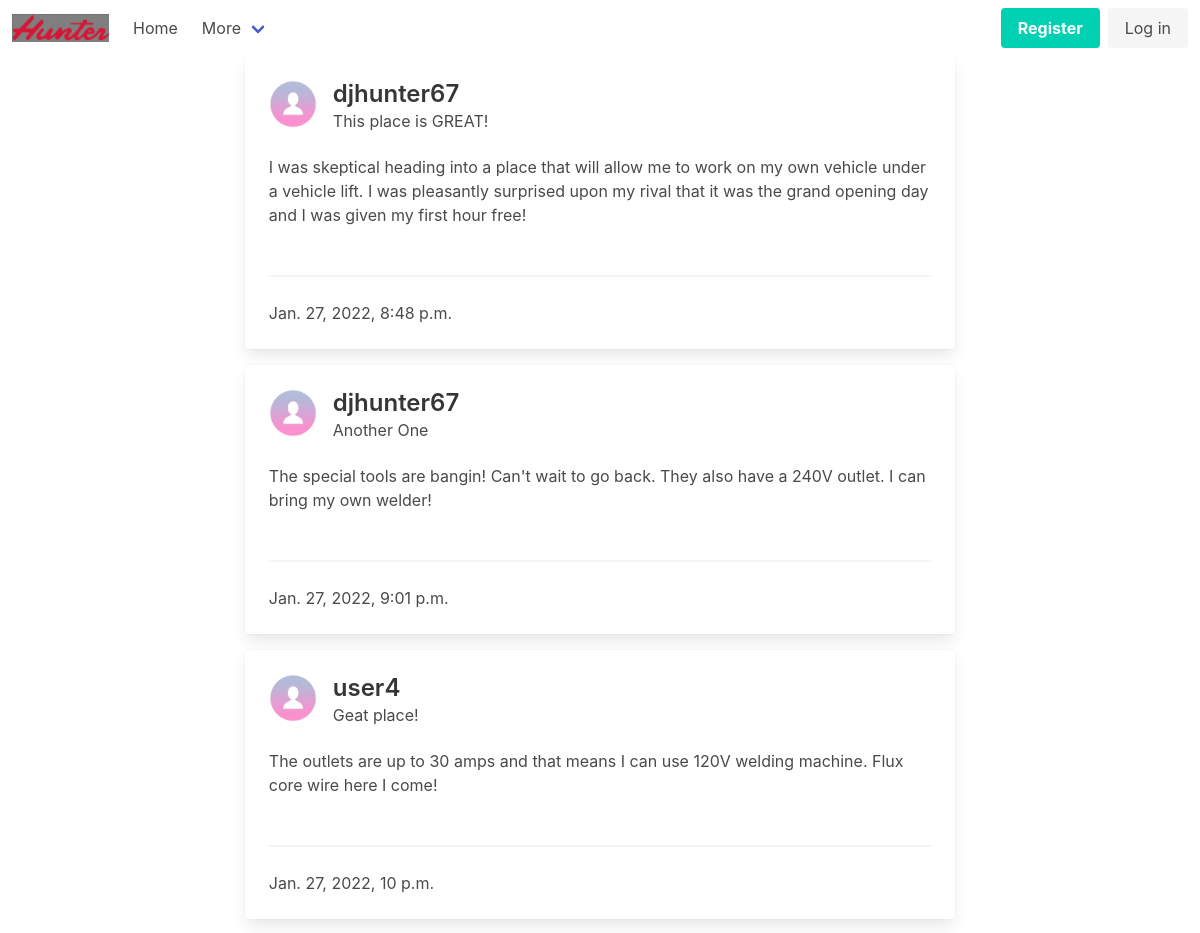
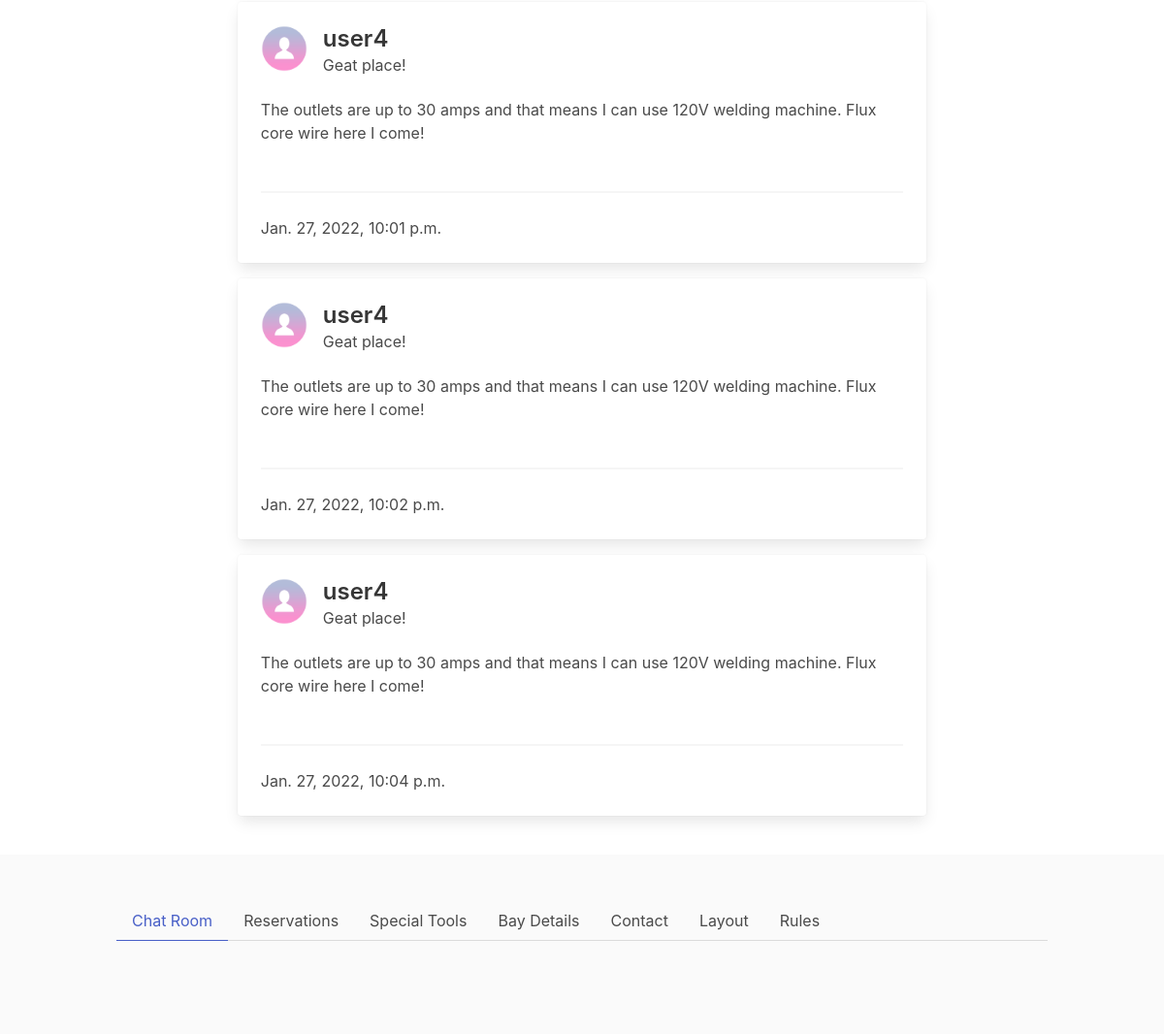
/blog/, run on an earlier commit of the app's database (2 pictures, top to bottom).
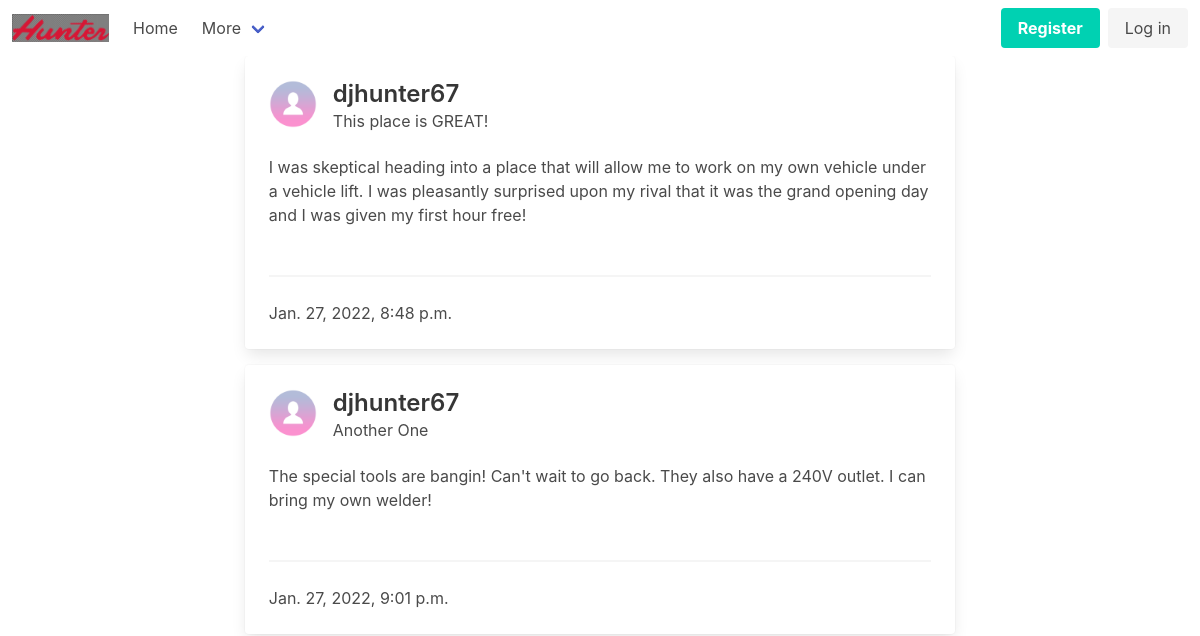
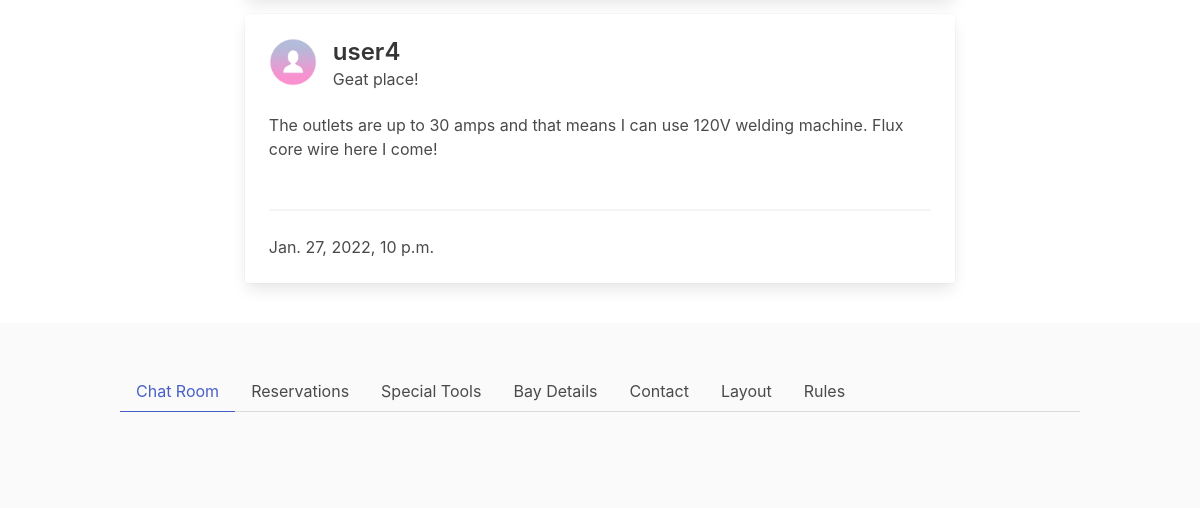
And on a later commit of the database (2 pictures, top to bottom).
### blog/models.py (models this page shows)
class BlogPost(models.Model):
    title = models.CharField(max_length=40)
    body = models.TextField(max_length=200)
    user = models.ForeignKey(
        DIYUsers, on_delete=models.CASCADE, related_name='blog_posts')
    public = models.BooleanField(default=False)
    date_created = models.DateTimeField(auto_now_add=True)
    date_edited = models.DateTimeField(auto_now=True)

### diy_users/models.py (models this page shows)
class DIYUsers(AbstractUser):
    phone_regex = RegexValidator(
        regex=r'\d{10}', message="Phone number must be entered in the format: '+999999999'. 10 digits allowed.")
    phone_number = models.CharField(
        validators=[phone_regex], max_length=17, blank=False)  # validators should be a list
    date_added = models.DateField(auto_now_add=True)
    avatar = models.ImageField(
        upload_to=upload_path, default="../static/img/default_avt.png")
    first_name = models.CharField(_('first name'), max_length=150, blank=False)
    last_name = models.CharField(_('last name'), max_length=150, blank=False)
    email = models.EmailField(_('email address'), blank=False)
    def __str__(self) -> str:
        return self.username

### blog/views.py (the view)
# urls.py: path('', views.blog, name='blog'),
def blog(request):
    print("something")
    if request.method == 'GET':
        all_posts = BlogPost.objects.all()
        print(all_posts)
        return render(request, "blog.html", {"posts": all_posts})

### capstone/templates/blog.html (shortened to what this page needs)
{% extends 'base.html' %}
{% load static %}
{% block header %}
<nav class="navbar" role="navigation" aria-label="main navigation">
    <div class="navbar-brand">
        <a class="navbar-item" href="https://christerpher.github.io">
            <img src="{% static 'img/Logo.png' %}">
        </a>
    </div>
    <div id="navbarBasicExample" class="navbar-menu">
        <div class="navbar-start">
            <a class="navbar-item" href="{% url 'hunter_diy_garage:index' %}">
                Home
            </a>
            <div class="navbar-item has-dropdown is-hoverable">
                <a class="navbar-link">
                    More
                </a>
            </div>
        </div>
        <div class="navbar-end">
            <div class="navbar-item">
                <div class="buttons">
                    {% if request.user.is_authenticated %}
                    <a href="{% url 'diy_users:logout' %}" class="button is-warning">
                        Logout
                    </a>
                    {% else %}
                    <a class="button is-primary" href="{% url 'diy_users:register' %}">
                        <strong>Register</strong>
                    </a>
                    <a class="button is-light" href="{% url 'diy_users:login' %}">
                        Log in
                    </a>
                    {% endif %}
                </div>
            </div>
        </div>
    </div>
</nav>
{% endblock header %}
{% block content %}
{% for post in posts %}
<div class="card mb-4">
    <div class="card-content">
        <div class="media">
            <div class="media-left">
                <figure class="image is-48x48">
                    <img src="{% static 'img/default_avt.png' %}" alt="Placeholder image">
                </figure>
            </div>
            <div class="media-content">
                <p class="title is-4">{{post.user}}</p>
                <p class="subtitle is-6">{{post.title}}</p>
            </div>
        </div>
        <div class="content">
            {{post.body}}
            <br>
            <br>
            <hr>
            <time datetime="2016-1-1">{{post.date_created}}</time>
        </div>
    </div>
</div>
{% endfor %}
{% endblock content %}

### capstone/templates/base.html (shortened to what this page needs)
{% load static %}
<!DOCTYPE html>
<html lang="en">
<head>
    <link rel="stylesheet" type="text/css" href="{% static 'css/index.css' %}">
</head>
<body>
    {% block header %}{% endblock header %}
    <div class="columns">
        <div class="column is-one-fifth"></div>
        <div class="column">
            {% block content %}
            {% endblock content %}
        </div>
        <div class="column is-one-fifth"></div>
    </div>
    <footer class="footer">
        {% block footer %}
        <nav class="tabs">
            <div class="container">
                <ul>
                    <li class="is-active"><a href="{% url 'blog:blog' %}">Chat Room</a></li>
                    <li><a href="{% url 'hunter_diy_garage:reservation' %}">Reservations</a></li>
                    <li><a href="{% url 'hunter_diy_garage:tools' %}">Special Tools</a></li>
                    <li><a href="{% url 'hunter_diy_garage:bays' %}">Bay Details</a></li>
                    <li><a href="{% url 'hunter_diy_garage:contact' %}">Contact</a></li>
                    <li><a href="{% url 'hunter_diy_garage:layout' %}">Layout</a></li>
                    <li><a href="{% url 'hunter_diy_garage:rules' %}">Rules</a></li>
                </ul>
            </div>
        </nav>
        {% endblock footer %}
    </footer>
</body>
</html>

What changed in the data, as far as the page shows it:
removed BlogPost: user "user4", title "Geat place!", body "The outlets are up to 30 amps and that means I can use 120V welding machine. Flux core wire here I come!", date_created "Jan. 27, 2022, 10:01 p.m."
removed BlogPost: user "user4", title "Geat place!", body "The outlets are up to 30 amps and that means I can use 120V welding machine. Flux core wire here I come!", date_created "Jan. 27, 2022, 10:02 p.m."
removed BlogPost: user "user4", title "Geat place!", body "The outlets are up to 30 amps and that means I can use 120V welding machine. Flux core wire here I come!", date_created "Jan. 27, 2022, 10:04 p.m."
